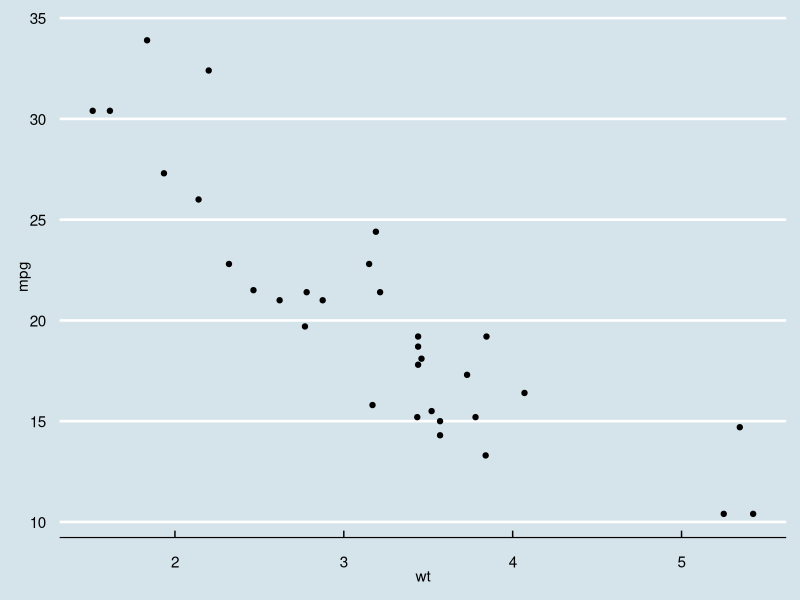

Here is the R script that generated this plot:
library(ggplot2)
library(ggthemes)
df <- mtcars

#theme_set(theme_minimal())
#install.packages('ggthemes')

pl <- ggplot(df,aes(x=wt, y=mpg))

#pl2 <- pl + geom_point() + theme_dark()

pl2 <- pl + geom_point() + theme_economist()



print(pl2)